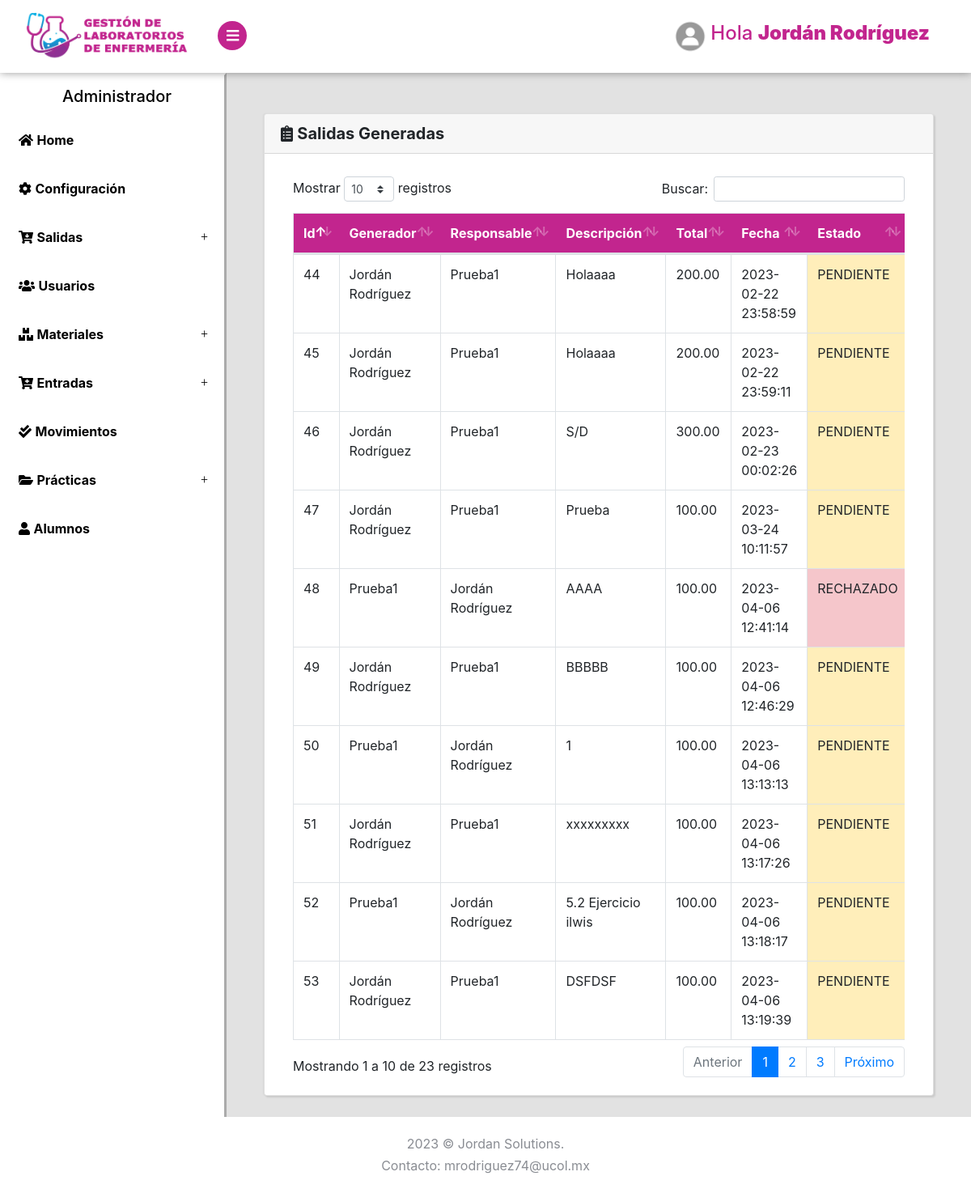
Screenshot of /Salidas/lista (signed in) with the database file from the repository.
### tables this page shows
CREATE TABLE `ventas` (
  `id` int(11) NOT NULL,
  `descripcion` varchar(500) NOT NULL,
  `total` decimal(10,2) NOT NULL,
  `id_responsable` varchar(200) NOT NULL,
  `id_generador` varchar(200) NOT NULL,
  `fecha` datetime NOT NULL DEFAULT current_timestamp(),
  `estado` tinyint(4) NOT NULL DEFAULT 1,
  `formato` varchar(200) NOT NULL
);

CREATE TABLE `usuarios` (
  `id` int(11) NOT NULL,
  `usuario` varchar(20) NOT NULL,
  `nombre` varchar(100) NOT NULL,
  `correo` varchar(100) NOT NULL,
  `rol` varchar(20) NOT NULL,
  `clave` varchar(150) NOT NULL,
  `estado` tinyint(4) NOT NULL DEFAULT 1,
  `perfil` varchar(150) NOT NULL DEFAULT 'perfil.jpg'
);

### Libraries/Core/Views.php (called while the page is built)
<?php
class Views{
    function getView($controller, $view, $alert="", $data1 = "", $data2 = "", $data3 = "", $data4 = "", $data5 = "")
    {
        $controller = get_class($controller);
        if ($controller == "Login") {
            $view = "Views/".$view.".php";
        }else{
            $view = "Views/" . $controller . "/" . $view . ".php";
        }
        require_once($view);
    }
}
?>

### Controller/Salidas.php (called while the page is built, shortened)
<?php
class Salidas extends Controllers{
    public function lista()
    {
        $data1 = $this->model->selectVentas();
        $this->views->getView($this, "ListarVentas", "", $data1);
        die();
    }
}
?>

### index.php (called while the page is built, shortened)
<?php
require_once("Libraries/Core/Load.php");
?>

### Libraries/Core/Mysql.php (called while the page is built, shortened)
<?php
class Mysql extends Conexion{
    private $conexion;
    function __construct()
    {
        $this->conexion = new Conexion();
        $this->conexion = $this->conexion->conect();
    }
    public function select_all(string $query){
        $this->strquery = $query;
        $result = $this->conexion->prepare($this->strquery);
        $result->execute();
        $data = $result->fetchall(PDO::FETCH_ASSOC);
        return $data;
    }
}
?>

### Libraries/Core/Conexion.php (called while the page is built)
<?php
class Conexion{
    private $conect;
    public function __construct()
    {
      $conexion = "mysql:host=".HOST.";dbname=".BD.";.CHARSET.";
      try {
          $this->conect = new PDO($conexion, DB_USER, PASS);
          $this->conect->setAttribute(PDO::ATTR_ERRMODE, PDO::ERRMODE_EXCEPTION);
      } catch (PDOException $e) {
          $this->conect = "Error en la conexion";
          echo "Error: " . $e->getMessage();
      }
    }
    public function conect()
    {
        return $this->conect;
    }
}
?>

### Models/SalidasModel.php (called while the page is built, shortened)
<?php
class SalidasModel extends Mysql{
    public function selectVentas()
    {
        $sql = "SELECT ventas.id, ventas.estado, ventas.formato, ventas.total, ventas.fecha, ventas.descripcion, u1.nombre as id_responsable, u2.nombre as id_generador FROM ventas
                JOIN usuarios u1 ON ventas.id_responsable = u1.id
                JOIN usuarios u2 ON ventas.id_generador = u2.id";
        $res = $this->select_all($sql);
        return $res;
    }
}
?>

### Views/Salidas/ListarVentas.php (the view, shortened to what this page needs)
<?php if($_SESSION['rol'] <= 1){ ?>
<div class="page-content2">
    <section>
        <div class="card container-fluid2 text-center">
            <div class="card-header"><i class="fas fa-exclamation-circle"></i> ERROR</div>
            <div class="card-body">
                <img src="../Assets/img/unicornio.png" style="height: 400px; ">
                <h5 class="card-title">Error: No tienes acceso a esta página.</h5>
            </div>
            <div class="card-footer text-muted">
              <a href="<?php echo base_url() ?>Dashboard/Alumnos" class="btn btn-primary">Ir al inicio</a>
            </div>
        </div>
    </section>
</div>
<?php }  else { ?>
<div class="page-content">
    <section>
        <div class="card container-fluid2">
            <h5 class="card-header"><i class="fas fa-clipboard-list"></i> <strong>Salidas Generadas</strong></h5>
            <div class="card-body">
                <div class="container-fluid ">
                    <div class="row">
                        <div class="col-lg-12">
                            <div class="row">
                                <div class="col-lg-4">
                                </div>
                            </div>
                            <div class="table-responsive">
                                <table class="table table-hover table-bordered" id="Table">
                                    <thead class="thead-personality">
                                        <tr>
                                            <th>Id</th>
                                            <th>Generador</th>
                                            <th>Responsable</th>
                                            <th>Descripción</th>
                                            <th>Total</th>
                                            <th>Fecha</th>
                                            <th>Estado</th>
                                        </tr>
                                    </thead>
                                    <tbody>
                                        <?php foreach ($data1 as $lista) { ?>
                                            <tr>
                                                <td><?php echo $lista['id']; ?></td>
                                                <td><?php echo $lista['id_generador']; ?></td>
                                                <td><?php echo $lista['id_responsable']; ?></td>
                                                <td><?php echo $lista['descripcion']; ?></td>
                                                <td><?php echo $lista['total']; ?></td>
                                                <td><?php echo $lista['fecha']; ?></td>
                                                <?php if($lista['estado'] == 0){ ?>
                                                    <td class="table-danger">RECHAZADO</td>
                                                <?php }  else {if($lista['estado'] == 1){ ?>
                                                    <td class="table-warning">PENDIENTE</td>
                                                <?php }  else { ?>
                                                    <td class="table-success">APROBADO</td>
                                                <?php } }?>
                                            </tr>
                                        <?php } ?>
                                    </tbody>
                                </table>
                            </div>
                        </div>
                    </div>
                </div>
            </div>
        </div>
    </section>
</div>
</div>
<?php } ?>

### Assets/css/style.default.css (style rules this page uses)
:root { --blue: #15c2e9; --graylight: #e2e2e2; --grayheader: #F7F7F7; --lavanda: #c2258e; --black: #000; --white: #fff; }
body { position: relative; }
section { padding: 0 1rem; }
i, span, strong { display: inline-block; }
.card { margin-bottom: 30px; -webkit-box-shadow: 2px 2px 2px rgba(0, 0, 0, 0.1), -1px 0 2px rgba(0, 0, 0, 0.05); box-shadow: 2px 2px 2px rgba(0, 0, 0, 0.1), -1px 0 2px rgba(0, 0, 0, 0.05); }
.page-content { position: relative; background: var(--graylight); min-height: 100vh; width: calc(100% - 280px); padding: 0; padding-bottom: 70px; }
.table { margin-bottom: 0; color: #8a8d93; }
.table td, .table th { border-color: #343a40; }
.table thead th { border: none; }
.table-bordered td, .table-bordered th { border-color: #343a40; }
body { font-family: "Muli", sans-serif; font-size: 1rem; font-weight: 400; line-height: 1.5; color: #8a8d93; background-color: #fff; }
h1, h2, h3, h4, h5, h6, .h1, .h2, .h3, .h4, .h5, .h6 { margin-bottom: 0.5rem; font-family: inherit; font-weight: 700; line-height: 1.2; color: inherit; }
h5, .h5 { font-size: 1.1rem; }
.card { background-color: #2d3035; border: 1px solid #34373d; border-radius: 0; }
.card-body { padding: 1.25rem; }
.card-header { padding: 0.75rem 1.25rem; background-color: rgba(0, 0, 0, 0.03); border-bottom: 1px solid #34373d; }
.card-header:first-child { border-radius: 0 0 0 0; }
.container-fluid2 { margin: 50px 30px; }
.thead-personality { background: var(--lavanda); color: var(--white); }

### rows the page displays
ventas: id "44", usuarios.nombre "Jordán Rodríguez", usuarios.nombre "Prueba1", descripcion "Holaaaa", total "200.00", fecha "2023-02-22 23:58:59", estado "PENDIENTE"
ventas: id "45", usuarios.nombre "Jordán Rodríguez", usuarios.nombre "Prueba1", descripcion "Holaaaa", total "200.00", fecha "2023-02-22 23:59:11", estado "PENDIENTE"
ventas: id "46", usuarios.nombre "Jordán Rodríguez", usuarios.nombre "Prueba1", descripcion "S/D", total "300.00", fecha "2023-02-23 00:02:26", estado "PENDIENTE"
ventas: id "47", usuarios.nombre "Jordán Rodríguez", usuarios.nombre "Prueba1", descripcion "Prueba", total "100.00", fecha "2023-03-24 10:11:57", estado "PENDIENTE"
ventas: id "48", usuarios.nombre "Prueba1", usuarios.nombre "Jordán Rodríguez", descripcion "AAAA", total "100.00", fecha "2023-04-06 12:41:14", estado "RECHAZADO"
ventas: id "49", usuarios.nombre "Jordán Rodríguez", usuarios.nombre "Prueba1", descripcion "BBBBB", total "100.00", fecha "2023-04-06 12:46:29", estado "PENDIENTE"
ventas: id "50", usuarios.nombre "Prueba1", usuarios.nombre "Jordán Rodríguez", descripcion "1", total "100.00", fecha "2023-04-06 13:13:13", estado "PENDIENTE"
ventas: id "51", usuarios.nombre "Jordán Rodríguez", usuarios.nombre "Prueba1", descripcion "xxxxxxxxx", total "100.00", fecha "2023-04-06 13:17:26", estado "PENDIENTE"
ventas: id "52", usuarios.nombre "Prueba1", usuarios.nombre "Jordán Rodríguez", descripcion "5.2 Ejercicio ilwis", total "100.00", fecha "2023-04-06 13:18:17", estado "PENDIENTE"
ventas: id "53", usuarios.nombre "Jordán Rodríguez", usuarios.nombre "Prueba1", descripcion "DSFDSF", total "100.00", fecha "2023-04-06 13:19:39", estado "PENDIENTE"

### other values shown
$_SESSION['nombre'] "Jordán Rodríguez"
